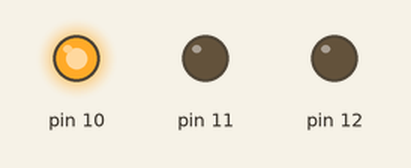
A sketch run on a simulated Arduino Uno, built with avr-gcc and run on an emulated ATmega328P. Parts: output pins drawn as LEDs (lit = HIGH).

Above: at 0.5 s.
At 1.5 s:
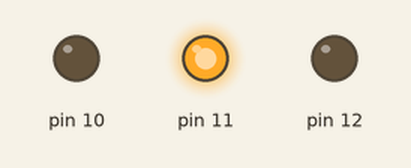
At 5.5 s:
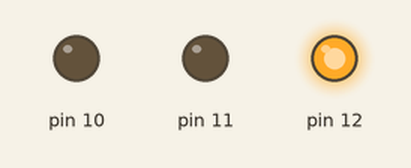
Timing chart, 0 to 6.9 s (numbered marks = the images above):
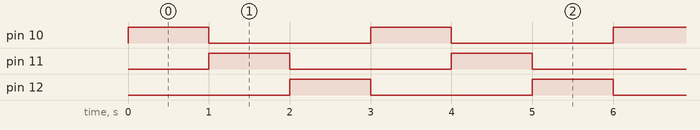

Measured:
- by itself, pin 10–12: alternates HIGH for 1.0 s and LOW for 2.0 s
- by itself, everything shown: repeats every 3.0 s, in 4 steps

The sketch:

rgb_led.ino
```cpp
void setup() {
  // put your setup code here, to run once:
  pinMode(10, OUTPUT); // 디지털 핀 10을 출력핀으로 설정
  pinMode(11, OUTPUT); // 디지털 핀 11을 출력핀으로 설정
  pinMode(12, OUTPUT); // 디지털 핀 12을 출력핀으로 설정

}

void loop() {
  // put your main code here, to run repeatedly:
  digitalWrite(10, HIGH); // 디지털 핀 10 HIGH 설정
  delay(1000); // 1초 기다리기
  digitalWrite(10, LOW); // 디지털 핀 10 LOW 설정

  digitalWrite(11, HIGH); // 디지털 핀 11 HIGH 설정
  delay(1000); // 1초 기다리기
  digitalWrite(11, LOW); // 디지털 핀 11 LOW 설정

  digitalWrite(12, HIGH); // 디지털 핀 12 HIGH 설정
  delay(1000); // 1초 기다리기
  digitalWrite(12, LOW); // 디지털 핀 12 LOW 설정

}
```
